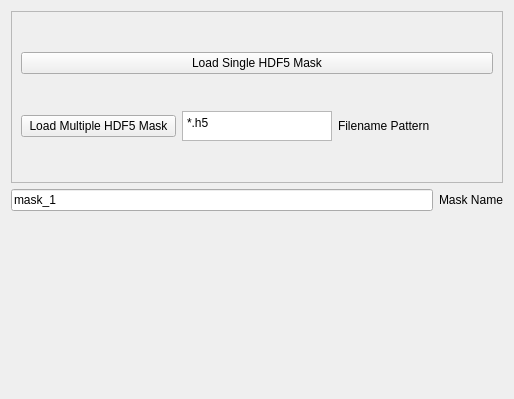
<?xml version="1.0" encoding="UTF-8"?>
<ui version="4.0">
 <class>Mask_Loader_Widget</class>
 <widget class="QWidget" name="Mask_Loader_Widget">
  <property name="geometry">
   <rect>
    <x>0</x>
    <y>0</y>
    <width>514</width>
    <height>399</height>
   </rect>
  </property>
  <property name="windowTitle">
   <string>Form</string>
  </property>
  <layout class="QVBoxLayout" name="mainVerticalLayout">
    <item>
        <widget class="QFrame" name="frame">
        <property name="frameShape">
            <enum>QFrame::Shape::StyledPanel</enum>
        </property>
        <property name="frameShadow">
            <enum>QFrame::Shadow::Raised</enum>
        </property>
        <layout class="QVBoxLayout" name="frameLayout">
            <item>
            <widget class="QPushButton" name="load_single_hdf5_mask">
                <property name="text">
                <string>Load Single HDF5 Mask</string>
                </property>
            </widget>
            </item>
            <item>
            <layout class="QHBoxLayout" name="multiLoadLayout">
                <item>
                <widget class="QPushButton" name="load_multi_hdf5_mask">
                    <property name="text">
                    <string>Load Multiple HDF5 Mask</string>
                    </property>
                </widget>
                </item>
                <item>
                <widget class="QPlainTextEdit" name="multi_hdf5_name_pattern">
                    <property name="maximumSize">
                        <size>
                            <width>150</width>
                            <height>30</height>
                        </size>
                    </property>
                    <property name="plainText">
                    <string>*.h5</string>
                    </property>
                </widget>
                </item>
                <item>
                <widget class="QLabel" name="label_2">
                    <property name="text">
                    <string>Filename Pattern</string>
                    </property>
                </widget>
                </item>
            </layout>
            </item>
        </layout>
        </widget>
    </item>
    <item>
        <layout class="QHBoxLayout" name="horizontalLayout">
        <item>
        <widget class="QLineEdit" name="data_name_text">
            <property name="text">
            <string>mask_1</string>
            </property>
        </widget>
        </item>
        <item>
        <widget class="QLabel" name="label">
            <property name="text">
            <string>Mask Name</string>
            </property>
        </widget>
        </item>
        </layout>
    </item>
    <item>
        <widget class="Scaling_Widget" name="scaling_widget" native="true"/>
    </item>
    <item>
        <spacer name="verticalSpacer">
        <property name="orientation">
        <enum>Qt::Orientation::Vertical</enum>
        </property>
        <property name="sizeHint" stdset="0">
        <size>
            <width>20</width>
            <height>40</height>
        </size>
        </property>
        </spacer>
    </item>
  </layout>
 </widget>
 <customwidgets>
    <customwidget>
        <class>Scaling_Widget</class>
        <extends>QWidget</extends>
        <header>IO_Widgets/Scaling_Widget/Scaling_Widget.hpp</header>
        <container>1</container>
    </customwidget>
 </customwidgets>
 <resources/>
 <connections/>
</ui>
